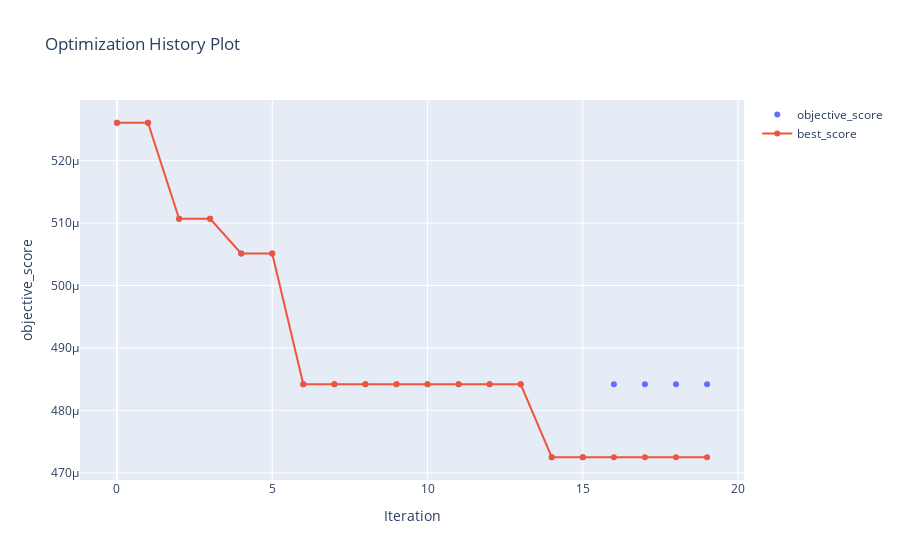

Source (notebook cell):
### Markdown cell above
# Plotting the Results

### Code cell
algo_object.plot_history()

### Figure 1 — Plotly figure (JSON) as saved in the notebook; plotly's stock layout.template omitted (floating-point values rounded to 4 significant figures)
{"data": [{"mode": "markers", "name": "objective_score", "type": "scatter", "x": [0, 1, 2, 3, 4, 5, 6, 7, 8, 9, 10, 11, 12, 13, 14, 15, 16, 17, 18, 19], "y": [0.0005261, 0.0005261, 0.0005107, 0.0005107, 0.0005051, 0.0005051, 0.0004842, 0.0004842, 0.0004842, 0.0004842, 0.0004842, 0.0004842, 0.0004842, 0.0004842, 0.0004725, 0.0004725, 0.0004842, 0.0004842, 0.0004842, 0.0004842]}, {"mode": "lines+markers", "name": "best_score", "type": "scatter", "x": [0, 1, 2, 3, 4, 5, 6, 7, 8, 9, 10, 11, 12, 13, 14, 15, 16, 17, 18, 19], "y": [0.0005261, 0.0005261, 0.0005107, 0.0005107, 0.0005051, 0.0005051, 0.0004842, 0.0004842, 0.0004842, 0.0004842, 0.0004842, 0.0004842, 0.0004842, 0.0004842, 0.0004725, 0.0004725, 0.0004725, 0.0004725, 0.0004725, 0.0004725]}], "layout": {"title": {"text": "Optimization History Plot"}, "xaxis": {"title": {"text": "Iteration"}}, "yaxis": {"title": {"text": "objective_score"}}}}
